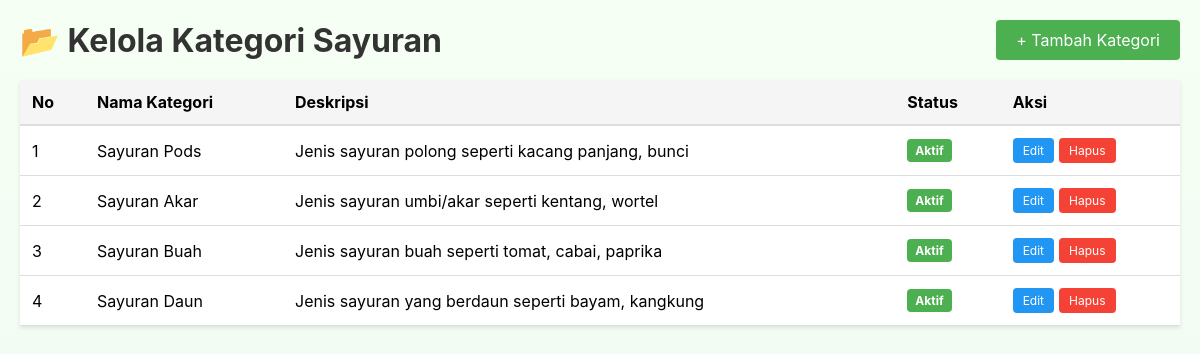
The app's page /admin/kategori.php (signed in) with its own data.
### tables this page shows
CREATE TABLE `kategori_sayuran` (
  `id` int(11) NOT NULL,
  `nama_kategori` varchar(100) NOT NULL,
  `deskripsi` text DEFAULT NULL,
  `status` enum('aktif','nonaktif') DEFAULT 'aktif',
  `created_at` timestamp NOT NULL DEFAULT current_timestamp(),
  `updated_at` timestamp NOT NULL DEFAULT current_timestamp() ON UPDATE current_timestamp()
);

### public/admin/kategori.php (the view, shortened to what this page needs)
<?php
include '../../config/database.php';
$action = $_GET['action'] ?? 'list';
$kategoris = $conn->query("SELECT * FROM kategori_sayuran ORDER BY id DESC");
?>
<!DOCTYPE html>
<html lang="id">
<head>
    <link rel="stylesheet" href="../css/style.css">
</head>
<body>
    <div class="container">
        <?php if ($action == 'list'): ?>
        <div class="header">
            <h1>📂 Kelola Kategori Sayuran</h1>
            <a href="kategori.php?action=add" class="btn-add">+ Tambah Kategori</a>
        </div>
        <table>
            <thead>
                <tr>
                    <th>No</th>
                    <th>Nama Kategori</th>
                    <th>Deskripsi</th>
                    <th>Status</th>
                    <th>Aksi</th>
                </tr>
            </thead>
            <tbody>
                <?php $no = 1; while ($kat = $kategoris->fetch_assoc()): ?>
                <tr>
                    <td><?php echo $no++; ?></td>
                    <td><?php echo $kat['nama_kategori']; ?></td>
                    <td><?php echo substr($kat['deskripsi'], 0, 50); ?></td>
                    <td>
                        <span class="badge <?php echo $kat['status']; ?>">
                            <?php echo ucfirst($kat['status']); ?>
                        </span>
                    </td>
                    <td>
                        <div class="action-btns">
                            <a href="kategori.php?action=edit&id=<?php echo $kat['id']; ?>" class="btn-edit">Edit</a>
                            <a href="kategori.php?action=delete&id=<?php echo $kat['id']; ?>" class="btn-delete" onclick="return confirm('Yakin hapus kategori ini?')">Hapus</a>
                        </div>
                    </td>
                </tr>
                <?php endwhile; ?>
            </tbody>
        </table>
        <?php endif; ?>
    </div>
</body>
</html>

### public/css/style.css (style rules this page uses)
:root { --container-width:1400px; }
* { margin: 0; padding: 0; box-sizing: border-box; font-family: Inter, system-ui, -apple-system, "Segoe UI", Roboto, "Helvetica Neue", Arial; }
html, body { height: 100%; }
body { background: linear-gradient(180deg, #f6fff4, #eef9f0); }

### public/admin/kategori.php (style rules this page uses)
.container { max-width: 1200px; margin: 20px auto; padding: 0 20px; }
.header { display: flex; justify-content: space-between; align-items: center; margin-bottom: 20px; }
.header h1 { margin: 0; color: #333; }
.btn-add { background: #4CAF50; color: white; border: none; padding: 10px 20px; border-radius: 4px; cursor: pointer; text-decoration: none; display: inline-block; }
table { width: 100%; border-collapse: collapse; background: white; box-shadow: 0 2px 4px rgba(0,0,0,0.1); }
th { background: #f5f5f5; padding: 12px; text-align: left; font-weight: bold; border-bottom: 2px solid #ddd; }
td { padding: 12px; border-bottom: 1px solid #ddd; }
.badge { display: inline-block; padding: 4px 8px; border-radius: 4px; font-size: 12px; font-weight: bold; }
.badge.aktif { background: #4CAF50; color: white; }
.action-btns { display: flex; gap: 5px; }
.btn-edit, .btn-delete { padding: 5px 10px; border: none; border-radius: 4px; cursor: pointer; font-size: 12px; text-decoration: none; display: inline-block; }
.btn-edit { background: #2196F3; color: white; }
.btn-delete { background: #f44336; color: white; }

### records on screen
kategori_sayuran: nama_kategori "Sayuran Pods", deskripsi "Jenis sayuran polong seperti kacang panjang, bunci", status "Aktif"
kategori_sayuran: nama_kategori "Sayuran Akar", deskripsi "Jenis sayuran umbi/akar seperti kentang, wortel", status "Aktif"
kategori_sayuran: nama_kategori "Sayuran Buah", deskripsi "Jenis sayuran buah seperti tomat, cabai, paprika", status "Aktif"
kategori_sayuran: nama_kategori "Sayuran Daun", deskripsi "Jenis sayuran yang berdaun seperti bayam, kangkung", status "Aktif"
